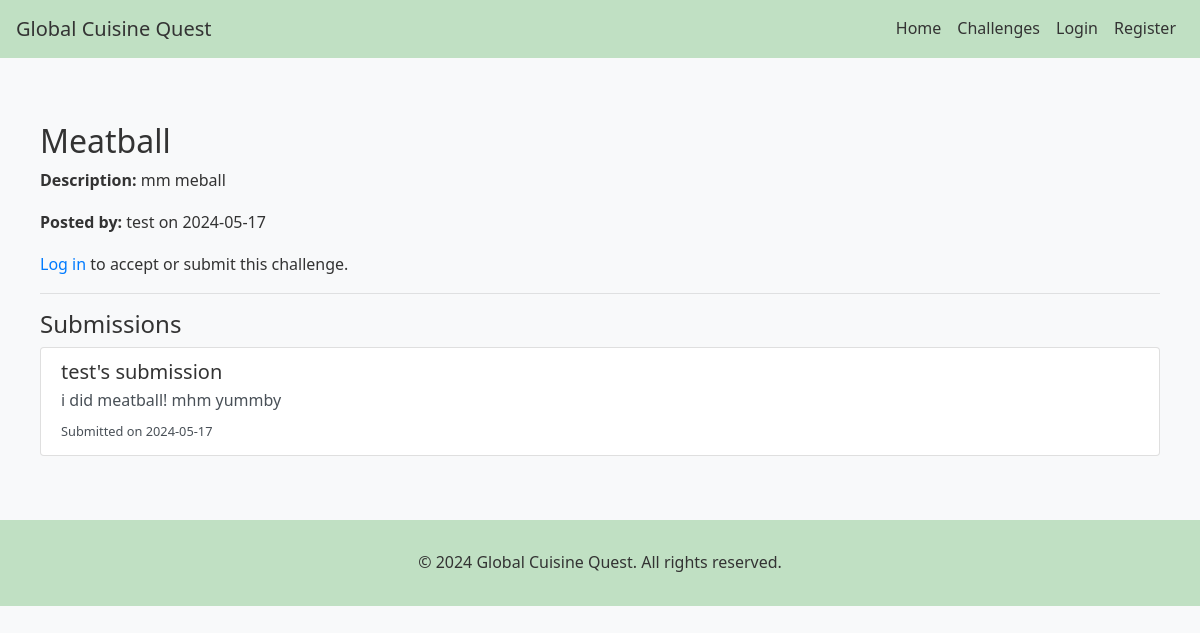
The app's page /challenge/5, older data.
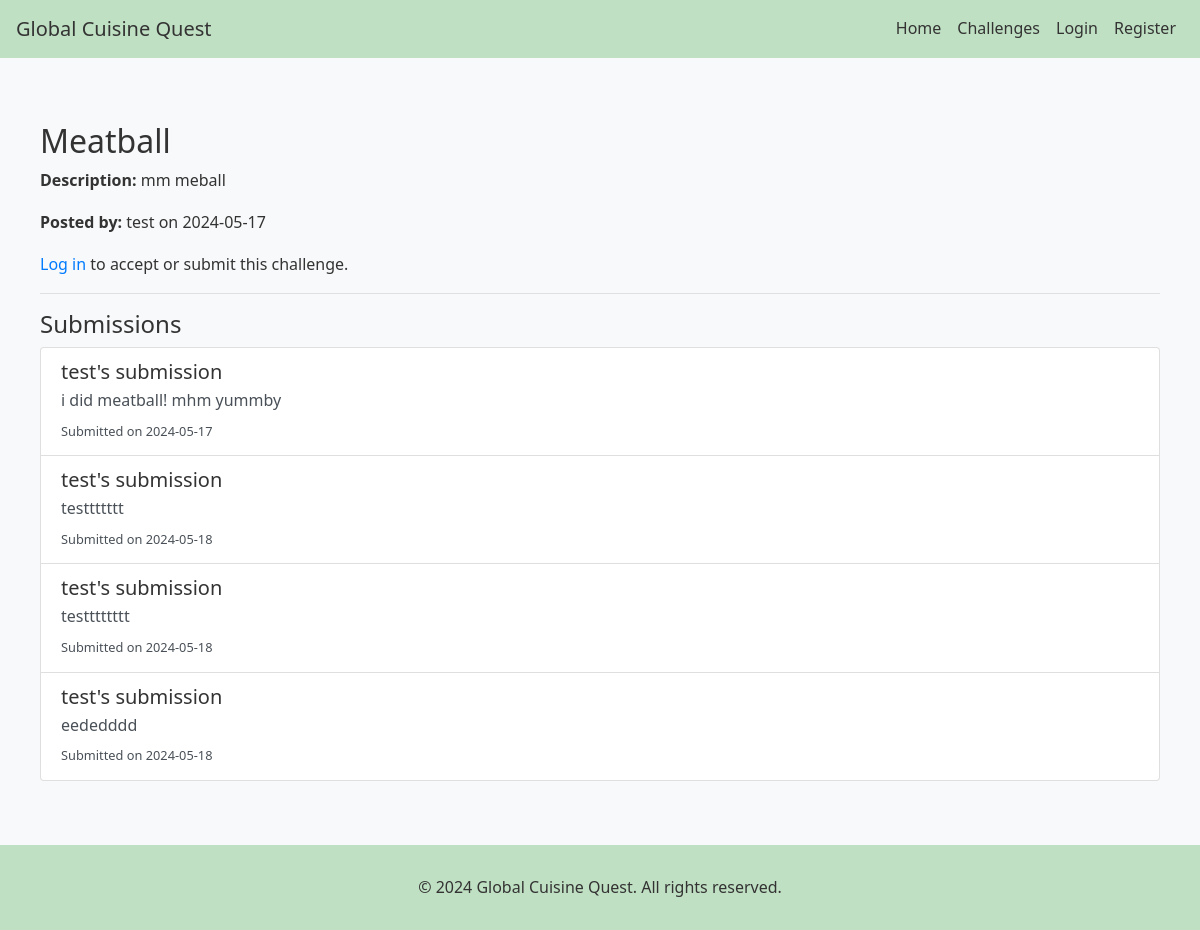
The same page, newer data.
### globalcuisine/models.py (models this page shows, shortened)
class Submission(db.Model):
    id = db.Column(db.Integer, primary_key=True)
    comment = db.Column(db.Text)
    created_at = db.Column(db.DateTime, nullable=False, default=datetime.utcnow)
    user_id = db.Column(db.Integer, db.ForeignKey('user.id'), nullable=False)
    challenge_id = db.Column(db.Integer, db.ForeignKey('challenge.id'), nullable=False)

class User(UserMixin, db.Model):
    id = db.Column(db.Integer, primary_key=True)
    username = db.Column(db.String(100), unique=True, nullable=False)
    email = db.Column(db.String(120), unique=True, nullable=False)
    password_hash = db.Column(db.String(128))
    challenges = db.relationship('Challenge', backref='author', lazy=True)
    submissions = db.relationship('Submission', backref='user', lazy=True)
    active_challenges = db.relationship('ActiveChallenge', backref='user', lazy=True)
    completed_challenges = db.relationship('CompletedChallenge', backref='user', lazy=True)

### globalcuisine/main.py (the view)
@main.route('/challenge/<int:challenge_id>')
def challenge_detail(challenge_id):
    challenge = Challenge.query.get_or_404(challenge_id)
    submissions = Submission.query.filter_by(challenge_id=challenge_id).all()
    active_challenge = ActiveChallenge.query.filter_by(user_id=current_user.id, challenge_id=challenge_id).first() if current_user.is_authenticated else None
    return render_template('challenge_detail.html', challenge=challenge, submissions=submissions, active_challenge=active_challenge)

### globalcuisine/templates/challenge_detail.html
{% extends "base.html" %}
{% block content %}
<div class="container mt-4">
    <h2>{{ challenge.title }}</h2>
    <p><strong>Description:</strong> {{ challenge.description }}</p>
    <p><strong>Posted by:</strong> {{ challenge.author.username }} on {{ challenge.created_at.strftime('%Y-%m-%d') }}</p>
    {% if current_user.is_authenticated %}
        {% if active_challenge %}
            <form action="{{ url_for('main.submit_challenge', challenge_id=challenge.id) }}" method="post">
                <button type="submit" class="btn btn-success">Submit Challenge</button>
            </form>
            <form action="{{ url_for('main.cancel_challenge', challenge_id=challenge.id) }}" method="post" style="display:inline;">
                <button type="submit" class="btn btn-danger">Cancel Challenge</button>
            </form>
        {% elif completed_challenge %}
            <p>You have completed this challenge.</p>
        {% else %}
            <form action="{{ url_for('main.accept_challenge', challenge_id=challenge.id) }}" method="post">
                <button type="submit" class="btn btn-primary">Accept Challenge</button>
            </form>
        {% endif %}
    {% else %}
        <p><a href="{{ url_for('auth.login') }}">Log in</a> to accept or submit this challenge.</p>
    {% endif %}
    <hr>
    <h4>Submissions</h4>
    {% if submissions %}
        <div class="list-group">
            {% for submission in submissions %}
                <a href="#" class="list-group-item list-group-item-action">
                    <h5 class="mb-1">{{ submission.user.username }}'s submission</h5>
                    <p class="mb-1">{{ submission.comment | truncate(100) }}</p>
                    <small>Submitted on {{ submission.created_at.strftime('%Y-%m-%d') }}</small>
                </a>
            {% endfor %}
        </div>
    {% else %}
        <p>No submissions yet. Be the first to accept and complete this challenge!</p>
    {% endif %}
</div>
{% endblock %}

Row changes from the older to the newer data that the page shows:
added Submission: user.username "test", comment "testtttttt", created_at "2024-05-18"
added Submission: user.username "test", comment "testttttttt", created_at "2024-05-18"
added Submission: user.username "test", comment "eededddd", created_at "2024-05-18"
